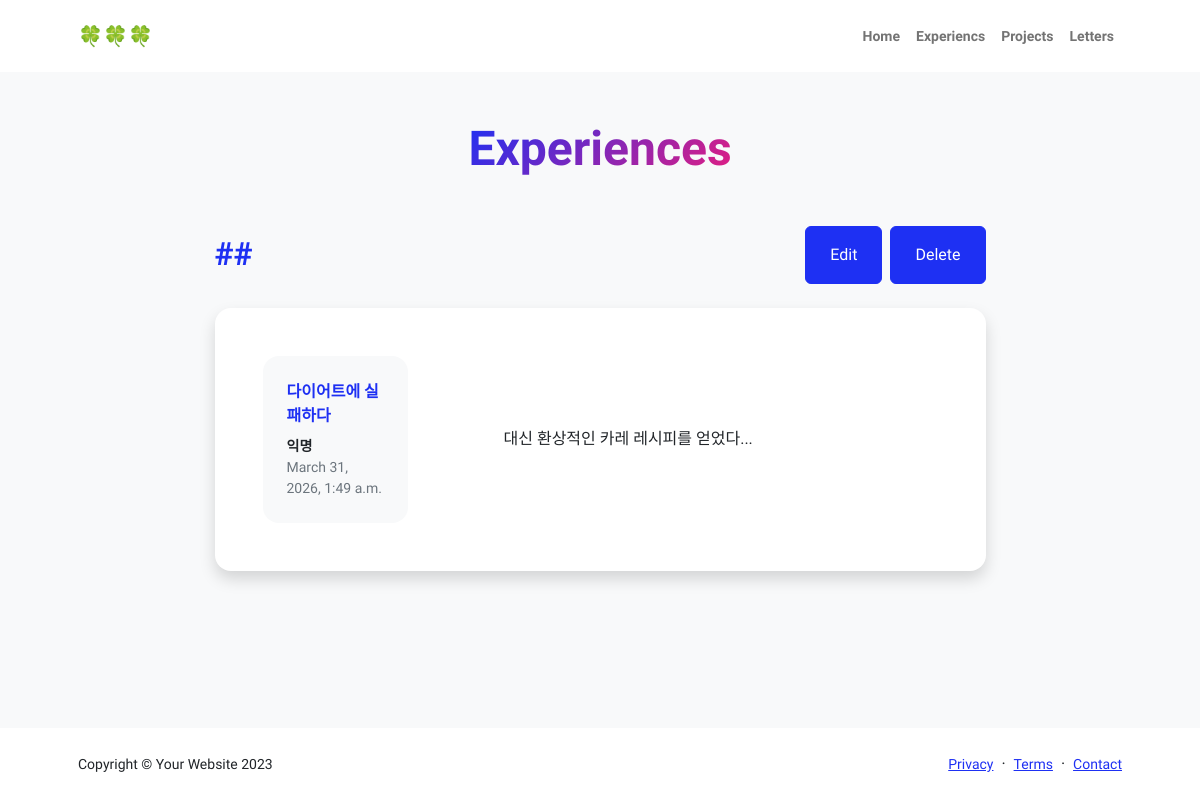
Before: /experiences/8/ with the older database file.
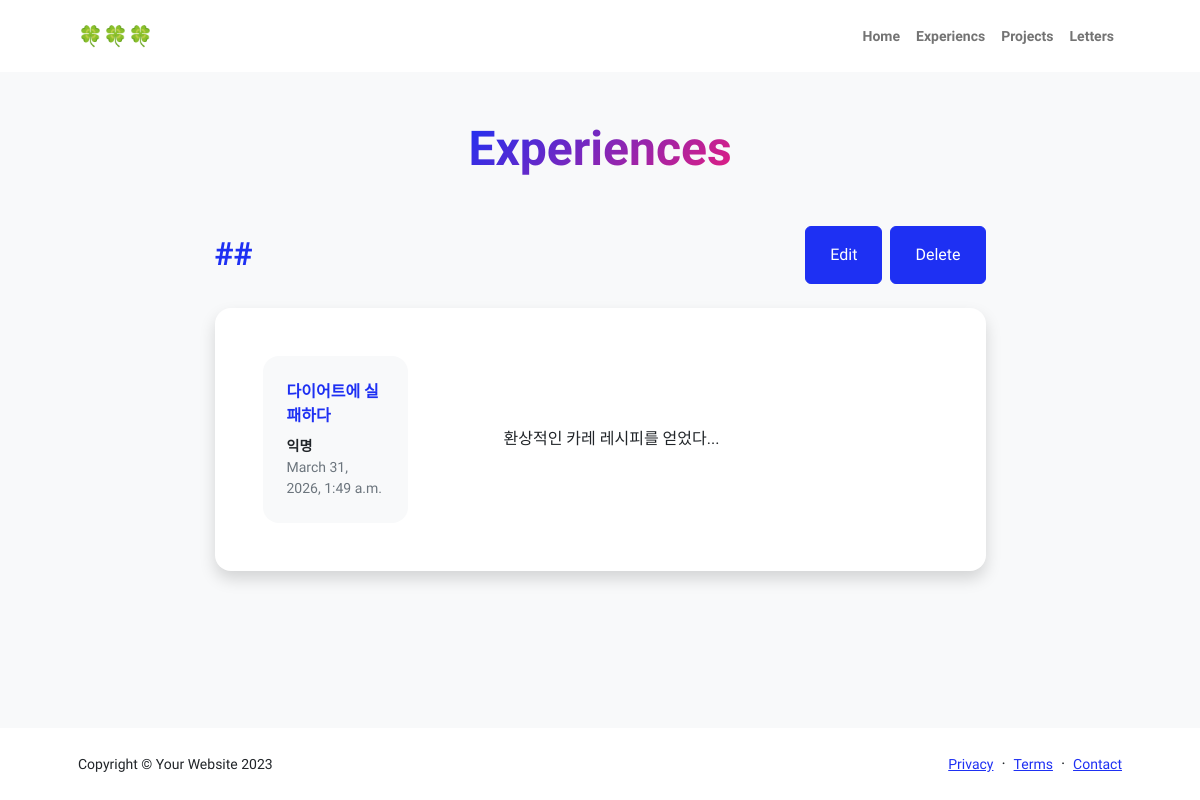
After: the same page with the newer database file.
### experiences/models.py (models this page shows, shortened)
class Post(models.Model):
    title = models.CharField(verbose_name="제목", max_length=128)
    body = models.TextField(verbose_name="내용", default="")
    created_at = models.DateTimeField(verbose_name="작성일", auto_now_add=True)

### experiences/views.py (the view)
# urls.py: path("<int:post_id>/", views.experience_detail, name="experience_detail"),
def experience_detail(request, post_id):
    experience = get_object_or_404(Post, pk=post_id)
    return render(request, "experience_detail.html", {"experience" : experience})

### experiences/templates/experience_detail.html (shortened to what this page needs)
{% load static %}
<!DOCTYPE html>
<html lang="en">
<head>
    <link href="https://cdn.jsdelivr.net/npm/bootstrap-icons@1.8.1/font/bootstrap-icons.css" rel="stylesheet" />
    <link href="{% static 'css/styles.css' %}" rel="stylesheet" />
</head>
<body class="d-flex flex-column h-100 bg-light">
    <main class="flex-shrink-0">
        <nav class="navbar navbar-expand-lg navbar-light bg-white py-3">
            <div class="container px-5">
                <a class="navbar-brand" href="{%url 'home' %}"><span class="fw-bolder text-primary">🍀🍀🍀</span></a>
                <div class="collapse navbar-collapse" id="navbarSupportedContent">
                    <ul class="navbar-nav ms-auto mb-2 mb-lg-0 small fw-bolder">
                        <li class="nav-item"><a class="nav-link" href="{%url 'home' %}">Home</a></li>
                        <li class="nav-item"><a class="nav-link" href="{%url 'experiences' %}">Experiencs</a></li>
                        <li class="nav-item"><a class="nav-link" href="{%url 'projects' %}">Projects</a></li>
                        <li class="nav-item"><a class="nav-link" href="{%url 'letters' %}">Letters</a></li>
                    </ul>
                </div>
            </div>
        </nav>
        <div class="container px-5 my-5">
            <div class="text-center mb-5">
                <h1 class="display-5 fw-bolder mb-0"><span class="text-gradient d-inline">Experiences</span></h1>
            </div>
            <div class="row gx-5 justify-content-center">
                <div class="col-lg-11 col-xl-9 col-xxl-8">
                    <section>
                        <div class="d-flex align-items-center justify-content-between mb-4">
                            <h2 class="text-primary fw-bolder mb-0">##</h2>
                            <div class = "d-flex gap-2">
                            <a class="btn btn-primary px-4 py-3" href="{% url 'experience_update' experience.id %}">Edit</a>
                            <a class="btn btn-primary px-4 py-3" href="{% url 'experience_delete' experience.id %}">Delete</a>
                            </div>
                        </div>
                        <div class="card shadow border-0 rounded-4 mb-5">
                            <div class="card-body p-5">
                                <div class="row align-items-center gx-5">
                                    <div class="col text-center text-lg-start mb-4 mb-lg-0 me-lg-5">
                                        <div class="bg-light p-4 rounded-4">
                                            <div class="text-primary fw-bolder mb-2"> {{ experience.title }} </div>
                                            <div class="small fw-bolder">익명</div>
                                            <div class="small text-muted">{{ experience.created_at }}</div>
                                        </div>
                                    </div>
                                    <div class="col-lg-8">
                                        <div>{{ experience.body }}</div>
                                    </div>
                                </div>
                            </div>
                        </div>
                    </section>
                </div>
            </div>
        </div>
    </main>
    <footer class="bg-white py-4 mt-auto">
        <div class="container px-5">
            <div class="row align-items-center justify-content-between flex-column flex-sm-row">
                <div class="col-auto">
                    <div class="small m-0">Copyright &copy; Your Website 2023</div>
                </div>
                <div class="col-auto">
                    <a class="small" href="#!">Privacy</a>
                    <span class="mx-1">&middot;</span>
                    <a class="small" href="#!">Terms</a>
                    <span class="mx-1">&middot;</span>
                    <a class="small" href="#!">Contact</a>
                </div>
            </div>
        </div>
    </footer>
</body>
</html>

Changed rows visible on the page:
changed Post "다이어트에 실패하다": body "대신 환상적인 카레 레시피를 얻었다..." → "환상적인 카레 레시피를 얻었다..."
